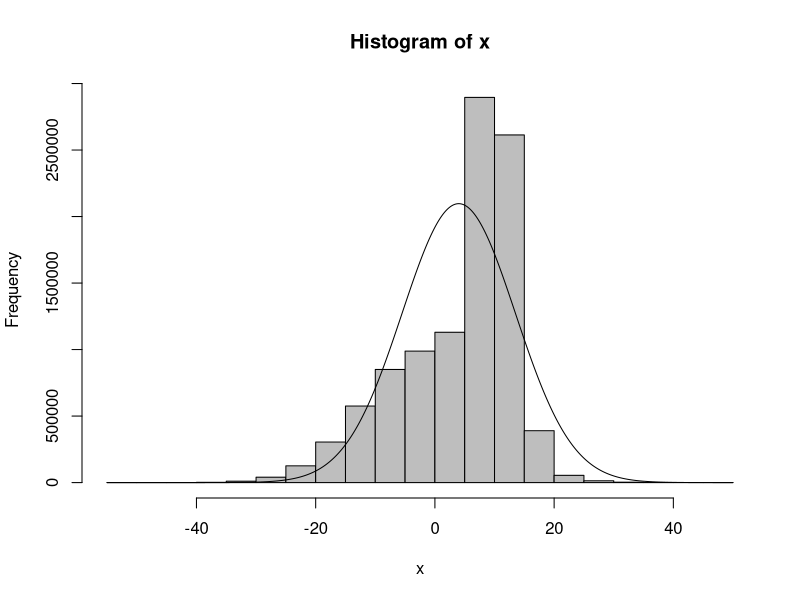

Generate this figure with R:
## ---- chunk 1
mu_1 <- 10
mu_2 <- -2
sd_1 <- 3
sd_2 <- 10
n <- 10000000
mean <- c(mu_1, mu_2)
sd <- c(sd_1, sd_2)

my.data <- rnorm(n, mean, sd)
summary(my.data)
## ---- chunk 2
x <- my.data
h <- hist(x, plot=FALSE)
plot(h, col="grey")
xlines <-seq(min(h$breaks),max(h$breaks),length.out=1000)
lines(x = xlines,y=dnorm(xlines, 4, sqrt(90.5)) *length(x)*diff(h$breaks)[1])


# superimpose empirical density

# superimpose normal density

## ---- chunk 3
# plot ecdf

# superimpose cdf for standard normal

# calculate maximal difference 

## ---- chunk 4
# your code here
k_central_moment <- function(num, datafr){
  return (sum((my.data - mean(my.data))^(num))/n)
}
# skewness
third_central_moment = k_central_moment(3, my.data)
sec_central_moment = k_central_moment(2, my.data)
skewness = third_central_moment/sec_central_moment^(3/2)
skewness
# kurtosis
four_central_moment = k_central_moment(4, my.data)
kurtosis = four_central_moment/sec_central_moment^2
kurtosis
## ---- chunk 5
quantile(my.data, probs = seq(0.1,0.9,0.1))
my.data_sorted = sort(my.data)
my.data_sorted[seq(100, 900, 100)]

## ---- chunk 6
# your code here
# theoretical expected value and variance

# sample mean and sample variance

## ---- chunk 7
# your code here
